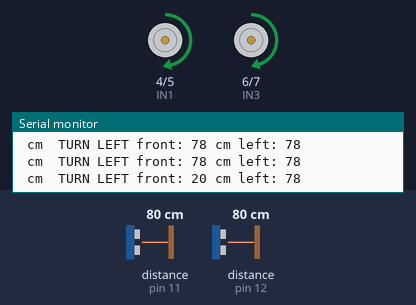
Recording of a sketch running on a simulated Arduino Uno, built with avr-gcc and run on an emulated ATmega328P. On the bench: motor-driver pin pairs drawn as motors (green arrow = first pin HIGH = forward, orange = second pin HIGH = backward, longer = more drive, scaled by the enable pin), the last lines printed to the serial monitor. Wiring (inferred from the names in the program): 2 × ultrasonic range finder: trigger pin 10, echo pin 11 / trigger pin 13, echo pin 12. The test bench sets the inputs (shaded band); at power-on: distance to the obstacle (sensors on pin 11, pin 12) 80 cm. The echo pulse lasts 58.3 µs per cm.

Above: at 2.29 s.
2.3 s: distance to the obstacle (sensor on pin 11) set to 21 cm
5.3 s: distance to the obstacle (sensor on pin 11) set to 17 cm
At 5.3 s:
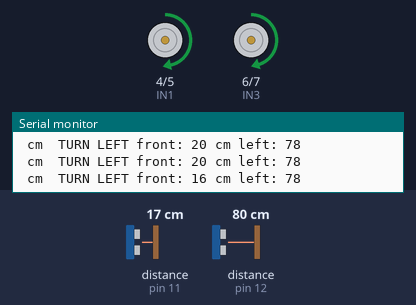
7.2 s: distance to the obstacle (sensor on pin 12) set to 2 cm
10.2 s: distance to the obstacle (sensor on pin 11) set to 14 cm
11.7 s: distance to the obstacle (sensor on pin 11) set to 11 cm
At 12.0 s:
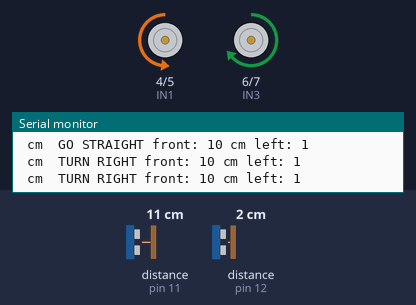
13.2 s: distance to the obstacle (sensor on pin 11) set to 35 cm
At 14.7 s:
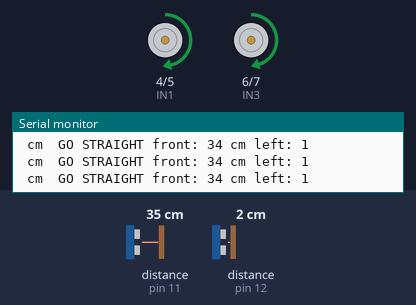
Timing chart, 0 to 15.8 s (numbered marks = the images above; inputs shaded):
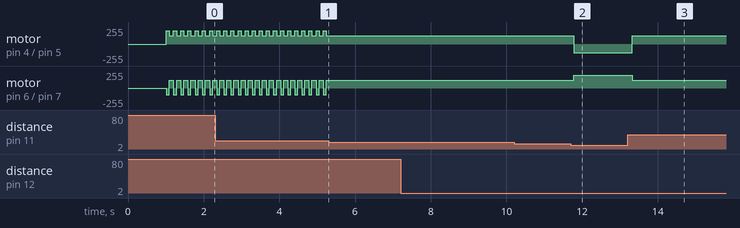

Measured:
- the behaviour switches between 19 and 18 cm on distance to the obstacle (sensor on pin 11) (found by bisection; images 0 and 1)
- the behaviour switches between 13 and 12 cm on distance to the obstacle (sensor on pin 11) (found by bisection; images 1 and 2)
- after the input at 5.3 s, motor on pin 4 (IN1) / pin 5 (IN2): stops changing and stays forward 125/255; motor on pin 6 (IN3) / pin 7 (IN4): stops changing and stays forward 120/255
- after the input at 11.7 s, motor on pin 4 (IN1) / pin 5 (IN2): forward 125/255 → backward 130/255 after 0.08 s; motor on pin 6 (IN3) / pin 7 (IN4): forward 120/255 → forward 190/255 after 0.08 s
- after the input at 13.2 s, motor on pin 4 (IN1) / pin 5 (IN2): backward 130/255 → forward 125/255 after 0.12 s; motor on pin 6 (IN3) / pin 7 (IN4): forward 190/255 → forward 120/255 after 0.12 s
- by itself, motor on pin 4 (IN1) / pin 5 (IN2): alternates forward 200/255 for 0.08 s and forward 125/255 for 0.11 s
- by itself, motor on pin 6 (IN3) / pin 7 (IN4): alternates forward 120/255 for 0.11 s and backward 100/255 for 0.08 s

The sketch:

robot_maze_runner.ino
```cpp
#define ENB 9
#define IN4 7
#define IN3 6
#define IN2 5
#define IN1 4
#define ENA 3

int trigfront = 10;
int echofront = 11;
int trigleft = 13;
int echoleft = 12;

long durationfront, durationleft;
int Ahead = 0, left = 0, distance;
void setup(){
  delay(1000);
  Serial.begin(9600);
  pinMode(trigfront, OUTPUT);
  pinMode(echofront, INPUT);
  pinMode(trigleft, OUTPUT);
  pinMode(echoleft, INPUT);
  pinMode(ENA, OUTPUT);
  pinMode(IN1, OUTPUT);
  pinMode(IN2, OUTPUT);
  pinMode(IN3, OUTPUT);
  pinMode(IN4, OUTPUT);
  pinMode(ENB, OUTPUT);
}

void Forward(){
  analogWrite(ENA, 125);
  analogWrite(ENB, 120);
  digitalWrite(IN1, HIGH);
  digitalWrite(IN2, LOW);
  digitalWrite(IN3, HIGH);
  digitalWrite(IN4, LOW);
}

void BackUp(){
  analogWrite(ENA, 90);
  analogWrite(ENB, 105);
  digitalWrite(IN1, LOW);
  digitalWrite(IN2, HIGH);
  digitalWrite(IN3, LOW);
  digitalWrite(IN4, HIGH);
}

void LeftTurn(){
  analogWrite(ENA, 200);
  analogWrite(ENB, 100);
  digitalWrite(IN1, HIGH);
  digitalWrite(IN2, LOW);
  digitalWrite(IN3, LOW);
  digitalWrite(IN4, HIGH);
}

void RightTurn(){
  analogWrite(ENA, 130);
  analogWrite(ENB, 190);
  digitalWrite(IN1, LOW);
  digitalWrite(IN2, HIGH);
  digitalWrite(IN3, HIGH);
  digitalWrite(IN4, LOW);
}

int readDistance(int trigPin, int echoPin){
  digitalWrite(trigPin, LOW);
  delayMicroseconds(2);
  digitalWrite(trigPin, HIGH);
  delayMicroseconds(10);
  digitalWrite(trigPin, LOW);
  long duration = pulseIn(echoPin, HIGH);
  return duration * 0.034 / 2;
}

void loop(){
  Ahead = readDistance(trigfront, echofront);
  left = readDistance(trigleft, echoleft);
  Serial.print(" front: ");  Serial.print(Ahead) ;  Serial.print(" cm");
  Serial.print(" left: ") ;  Serial.println(left);  Serial.print(" cm");
  if (Ahead < 12 and left  < 12)
  {
    RightTurn();  delay(90);
    Serial.print("  TURN RIGHT");
    }
    else if(Ahead<10 and left >20 )
  {
    LeftTurn();      delay(90);
    Serial.print("  TURN LEFT");
    }
    else if (Ahead>17 and left >15)
  {
    LeftTurn();      delay(80);
    Serial.print("  TURN LEFT");
    Forward();
    }
    else if (Ahead>13 and left<=10)
  {
    Forward();
    Serial.print("  GO STRAIGHT");
    }
     else if (Ahead<5)
  {
    BackUp();       delay(100);
    Serial.print("  MOVE BACK");
    RightTurn(); delay(100);
    }
     else
  {
    Forward();
    Serial.print("  GO STRAIGHT");
    }
  delay(100);
}
```
